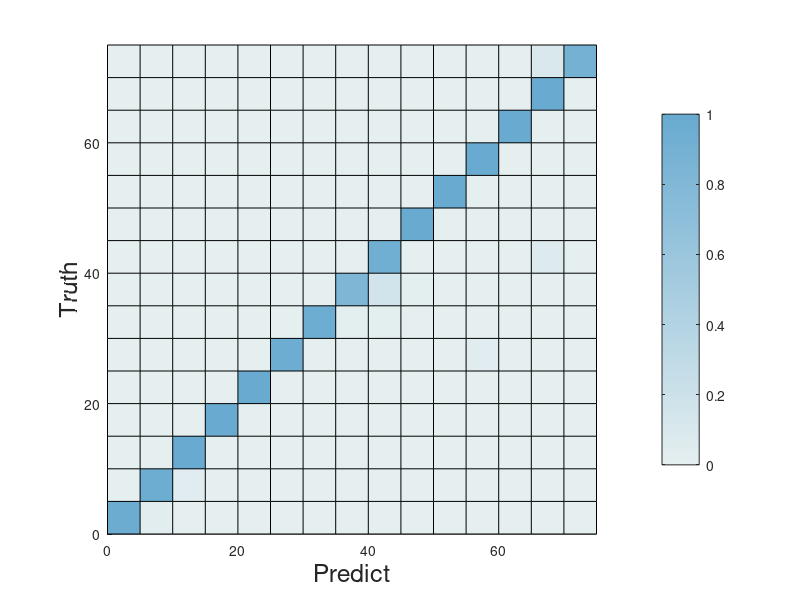

Recreate this plot in MATLAB. (Note: this script raises an error after producing the figure.)
% Inputs
data = [ 27	1	0	0	0	0	0	0	0	0	0	0	0	0	0; ...
         0	43	2	0	0	0	0	0	0	0	0	0	0	0	0; ...
         0	0	45	0	0	0	0	0	0	0	0	0	0	0	0; ...
         0	0	0	45	0	0	0	0	0	0	0	0	0	0	0; ...
         0	0	0	0	45	0	0	0	0	0	0	0	0	0	0; ...
         0	0	0	0	0	45	0	0	0	0	0	2	0	0	0; ...
         0	0	0	0	0	0	43	1	1	0	0	0	0	0	0; ...
         0	0	0	0	0	0	0	37	7	1	0	0	0	0	0; ...
         0	0	0	0	0	0	0	0	42	0	0	0	0	3	0; ...
         0	0	0	0	0	0	0	0	0	10	0	0	0	0	0; ...
         0	0	0	0	0	0	0	0	0	0	10	0	0	0	0; ...
         0	0	0	0	0	0	0	0	0	0	0	10	0	0	0; ...
         0	0	0	0	0	0	0	0	0	0	0	0	10	0	0; ...
         0	0	0	0	0	0	0	0	0	0	0	0	0	10	0; ...
         0	0	0	0	0	0	0	0	0	0	0	0	0	1	9];

normalized_data = zeros(size(data));
for i = 1:size(data, 1)
    row = data(i, :);
    normalized_row = row / sum(row);
    normalized_data(i, :) = normalized_row;
end


% disp(normalized_data);

rowWidths = repelem([5], 15);
colWidths = repelem([5], 15);

%rowWidths = [10, 20];   %mm, one for each row of data; applied bottom to top
%colWidths = [5 15 20];  %mm, one for each col of data; applied left to right

% Produce figure
fig = figure(); 
ax = axes(fig); 

% Plot image
[xg,yg] = meshgrid([0,cumsum(colWidths)], [0,cumsum(rowWidths)]);
sh = surf(xg, yg, zeros(size(xg)), padarray(normalized_data,[1,1], 0, 'post'));

% Set colormap
n = 255;

% sky cmap
% cmap = [linspace(.9, 0, n)', linspace(.9447, .447, n)', linspace(.9741, .741, n)'];

% green cmap
% cmap = [linspace(0.9216, .2431,  n)', linspace(0.949, .6549, n)', linspace(0.78039, .3529, n)'];

% disp(cmap);

% NBT purple cmap
% cmap = [linspace(0.99216, 0.470588,  n)', linspace(0.9686, 0.1294117, n)', linspace(0.90588, 0.584313, n)'];

% unify blue cmap
% cmap = [linspace(0.898039, 0.18431,  n)', linspace(0.93725, 0.470588, n)', linspace(0.941176, 0.709804, n)'];
 cmap = [linspace(0.898039, 0.40784,  n)', linspace(0.93725, 0.666666, n)', linspace(0.941176, 0.815686, n)'];
% cmap = [linspace(0.898039, 0.23529,  n)', linspace(0.93725, 0.537254, n)', linspace(0.941176, 0.745098, n)'];

%{
ano_cmap = [
            158 179 196
            182 194 160
            206 210 187
            230 226 181
            249 237 176
            243 218 152
            236 199 128
            231 179 106
            ];


normalized_cmap = zeros(size(ano_cmap));
for i = 1:size(ano_cmap, 1)
    row = ano_cmap(i, :);
    normalized_row = row / 255;
    normalized_cmap(i, :) = normalized_row;
end
%}

colormap(ax, cmap)
% cb = colorbar(ax, cmap);
colorbar('TickDirection', 'out');


axis tight
axis equal
view(2)

% Label X axis and Y axis
xlabel('Predict', 'FontSize', 18)
ylabel('Truth', 'FontSize', 18)


ax = gca;
ax.FontName = "Arial";
ax.XAxis.Label.Position(2) = -8.2;
ax.YAxis.Label.Position(1) = -11.2;


axis_mark = ["R9 G2" "R9 G4 FAST" "R9 G4 HAC" "R9 G6 FAST" "R9 G6 HAC" "R9 G6 SUP" "R9 D0 FAST" "R9 D0 HAC" "R9 D0 SUP" "R10 G6 FAST" "R10 G6 HAC" "R10 G6 SUP" "R10 D0 FAST" "R10 D0 HAC" "R10 D0 SUP"];

% find rectangle centers
xCnt = xg(1:end-1,1:end-1) + diff(xg(1,:))/2;
yCnt = yg(1:end-1,1:end-1) + diff(yg(:,1))/2;

% Add markers for X axis
for i = 1:size(xCnt, 2)
    text(xCnt(1,i)-2, yg(1,1)-4.5, axis_mark(i), ...
        'HorizontalAlignment','center',...
        'VerticalAlignment','middle', ...
        'FontSize', 18, 'Rotation', 45);
end

% Add markers for Y axis
for i = 1:size(yCnt, 1)
    text(xg(1,1)-6, yCnt(i,1), axis_mark(i), ...
        'HorizontalAlignment','center',...
        'VerticalAlignment','middle', ...
        'FontSize', 18);
end


% Add label to each grid
th = text(xCnt(:), yCnt(:), compose('%.2f', normalized_data(:)), ...
    'HorizontalAlignment','center',...
    'VerticalAlignment','middle', ...
    'FontSize', 18, 'Color', 'black');

% Remove X axis tick labels
xticks([]); 
yticks([]);








